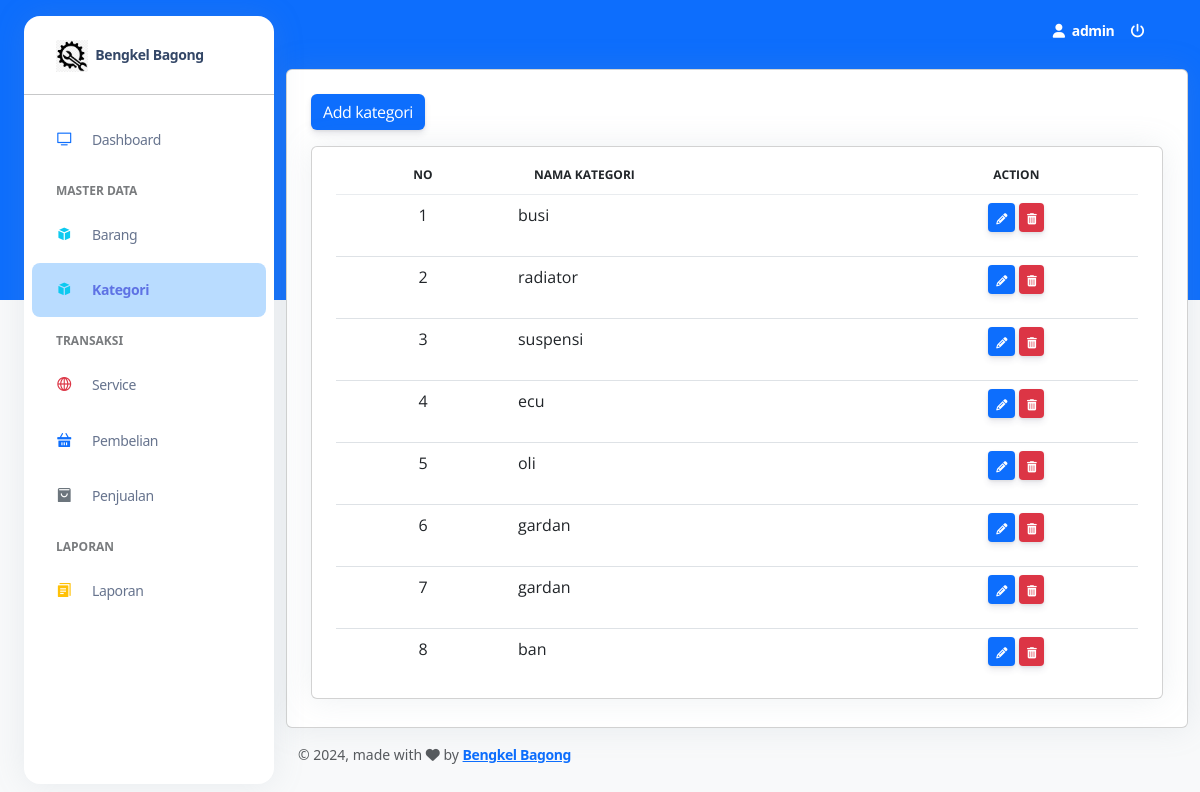
/index.php?page=kategori&act=list (signed in), run on the app's committed database.
### tables this page shows
CREATE TABLE `kategori` (
  `id_kate` int(11) NOT NULL,
  `nama_kate` varchar(50) NOT NULL
);

### controllers/KategoriController.php (called while the page is built, shortened)
<?php
   require './config/koneksi.php';
   function query($query)
   {
       global $conn;
       $result = mysqli_query($conn, $query);
       $rows   = array();
       while ($row = mysqli_fetch_assoc($result)) {
           $rows[] = $row;
       }
       return $rows;
   }

### public/category.php (the view, shortened to what this page needs)
<div class="container-fluid py-2">
    <div class="row">
        <div class="col-lg-12">
            <div class="card">
                <div class="card-body">
                    <div class="row">
                        <div class="col-lg-3" style="text-align:left; ">
                            <button type="button" class="btn btn-primary" data-bs-toggle="modal" data-bs-target="#addbarang">
                                Add kategori
                            </button>
                        </div>
                    </div>
                    <div class="row">
                        <div class="col-12">
                            <div class="card mb-1">
                                <div class="card-body px-4 pt-2 pb-2 ">
                                    <div class="table-container">
                                        <div class="table-responsive">
                                            <table id="basicExample" class="table m-0">
                                                <thead>
                                                    <tr>
                                                        <th class="text-center text-uppercase text-xs font-weight-bolder">No
                                                        </th>
                                                        <th class="text-left text-uppercase text-xs font-weight-bolder">
                                                            Nama Kategori</th>
                                                        <th class="text-center text-uppercase text-xs font-weight-bolder">
                                                            Action</th>
                                                    </tr>
                                                </thead>
                                                <tbody>
                                                    <?php
                                                    $no = 1;
                                                    $sql = query("SELECT * FROM kategori ORDER BY  id_kate ASC");
                                                    foreach ($sql as $data) :
                                                    ?>
                                                        <tr>
                                                            <td class="text-center"><?= $no++; ?></td>
                                                            <td class="text-left"><?= $data['nama_kate']; ?></td>
                                                            <td class="text-center">
                                                                <a class="btn btn-primary btn-sm" href="?page=kategori&action=edit&kode=<?= base64_encode($data['id_kate']); ?>" data-bs-toggle="modal" data-bs-target="#editbarang-<?= base64_encode($data['id_kate']); ?>">
                                                                    <i class="fa fa-pencil" aria-hidden="true"></i>
                                                                </a>
                                                                <a href="?page=kategori&action=delete&kode=<?= base64_encode($data['id_kate']); ?>" class="btn btn-danger btn-sm" onclick="return confirm('Are you sure ?')">
                                                                    <i class="fa fa-trash" aria-hidden="true"></i>
                                                                </a>
                                                            </td>
                                                        <?php
                                                    endforeach;
                                                        ?>
                                                        </tr>
                                                </tbody>
                                            </table>
                                        </div>
                                    </div>
                                </div>
                            </div>
                        </div>
                    </div>
                </div>
            </div>
        </div>
    </div>

### data on the page
kategori: nama_kate "busi"
kategori: nama_kate "radiator"
kategori: nama_kate "suspensi"
kategori: nama_kate "ecu"
kategori: nama_kate "oli"
kategori: nama_kate "gardan"
kategori: nama_kate "gardan"
kategori: nama_kate "ban"

### other printed values
$data_nama "admin"
